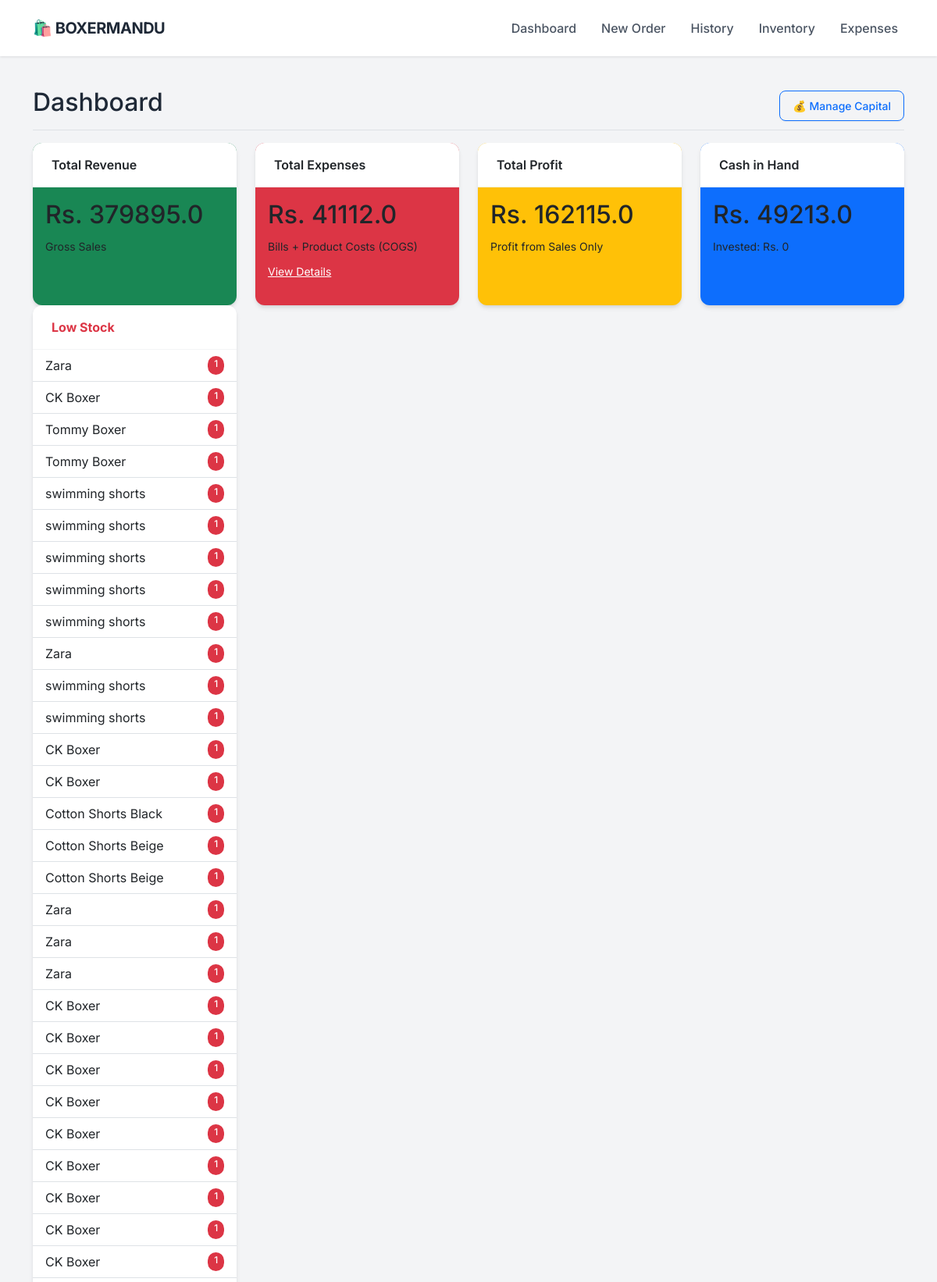
The page / (upper part) on the database its author committed.
### app.py (models this page shows)
class Product(db.Model):
    id = db.Column(db.Integer, primary_key=True)
    sku = db.Column(db.String(50), unique=True, nullable=True)
    name = db.Column(db.String(100), nullable=False)
    size = db.Column(db.String(10), nullable=False)
    cost_price = db.Column(db.Float, default=0.0)
    price = db.Column(db.Float, nullable=False)
    stock = db.Column(db.Integer, default=0)
    image = db.Column(db.String(100), nullable=True)

### app.py (the view)
@app.route('/')
def dashboard():
    total_investment = db.session.query(db.func.sum(Investment.amount)).scalar() or 0
    total_sales = db.session.query(db.func.sum(Order.total_amount)).scalar() or 0
    manual_expenses = db.session.query(db.func.sum(Expense.amount)).scalar() or 0
    current_inventory_cost = 0
    products = Product.query.all()
    for p in products:
        current_inventory_cost += (p.stock * p.cost_price)
    gross_profit = db.session.query(db.func.sum(Order.profit)).scalar() or 0
    cost_of_sold_goods = total_sales - gross_profit
    total_product_spend = current_inventory_cost + cost_of_sold_goods
    cash_in_hand = (total_investment + total_sales) - (total_product_spend + manual_expenses)
    net_profit = gross_profit # As you requested previously (Sales Profit only)
    recent_orders = Order.query.order_by(Order.date.desc()).limit(5).all()
    low_stock = Product.query.filter(Product.stock < 2, Product.stock > 0).all()
    out_of_stock = Product.query.filter(Product.stock == 0).all()
    investments = Investment.query.order_by(Investment.date.desc()).all()
    return render_template('dashboard.html',
                           sales=total_sales,
                           gross_profit=gross_profit,
                           expenses=manual_expenses,
                           net_profit=net_profit,
                           cash_in_hand=cash_in_hand, # <--- NEW DATA
                           total_investment=total_investment, # <--- NEW DATA
                           orders=recent_orders,
                           investments=investments,
                           low_stock=low_stock,
                           out_of_stock=out_of_stock)

### templates/dashboard.html (shortened to what this page needs)
{% extends "layout.html" %}
{% block content %}
<div class="d-flex justify-content-between flex-wrap flex-md-nowrap align-items-center pt-3 pb-2 mb-3 border-bottom">
    <h1 class="h2">Dashboard</h1>
    <div class="btn-toolbar mb-2 mb-md-0">
        <button type="button" class="btn btn-sm btn-outline-primary" data-bs-toggle="modal" data-bs-target="#investmentHistoryModal">
    💰 Manage Capital
</button>
    </div>
</div>
<div class="row mb-4">
    <div class="col-md-3">
        <div class="card text-dark bg-success mb-3 h-100">
            <div class="card-header">Total Revenue</div>
            <div class="card-body">
                <h2 class="card-title">Rs. {{ sales }}</h2>
                <small>Gross Sales</small>
            </div>
        </div>
    </div>
    <div class="col-md-3">
        <div class="card text-dark bg-danger mb-3 h-100">
            <div class="card-header">Total Expenses</div>
            <div class="card-body">
                <h2 class="card-title">Rs. {{ expenses }}</h2>
                <small>Bills + Product Costs (COGS)</small> <div class="mt-2">
                    <a href="/expenses" class="text-white text-decoration-underline small">View Details</a>
                </div>
            </div>
        </div>
    </div>
    <div class="col-md-3">
        <div class="card text-dark bg-warning mb-3 h-100">
            <div class="card-header">Total Profit</div>
            <div class="card-body">
                <h2 class="card-title">Rs. {{ net_profit }}</h2>
                <small>Profit from Sales Only</small>
            </div>
        </div>
    </div>
    <div class="col-md-3">
        <div class="card text-dark bg-primary mb-3 h-100">
            <div class="card-header">Cash in Hand</div>
            <div class="card-body">
                <h2 class="card-title">Rs. {{ cash_in_hand }}</h2>
                <small>Invested: Rs. {{ total_investment }}</small>
            </div>
        </div>
    </div>
    <div class="col-md-3">
        <div class="card border-danger h-100">
            <div class="card-header bg-transparent text-danger fw-bold">Low Stock</div>
            <ul class="list-group list-group-flush list-group-sm">
                {% for item in low_stock %}
                <li class="list-group-item d-flex justify-content-between">
                    <span>{{ item.name }}</span>
                    <span class="badge bg-danger rounded-pill">{{ item.stock }}</span>
                </li>
                {% endfor %}
            </ul>
        </div>
    </div>
</div>
{% endblock %}

### templates/layout.html (style rules this page uses)
:root { --primary-color: #2563eb; --bg-color: #f3f4f6; --text-dark: #1f2937; --card-shadow: 0 4px 6px -1px rgba(0, 0, 0, 0.1), 0 2px 4px -1px rgba(0, 0, 0, 0.06); }
body { font-family: 'Inter', sans-serif; background-color: var(--bg-color); color: var(--text-dark); }
.card { border: none; border-radius: 12px; box-shadow: var(--card-shadow); background: #ffffff; transition: transform 0.2s; }
.card-header { background-color: #ffffff; border-bottom: 1px solid #f3f4f6; font-weight: 600; padding: 1rem 1.5rem; border-radius: 12px 12px 0 0 !important; }
.btn { border-radius: 8px; font-weight: 500; padding: 0.5rem 1rem; box-shadow: 0 1px 2px 0 rgba(0, 0, 0, 0.05); }
.badge { padding: 0.35em 0.65em; font-weight: 500; border-radius: 6px; }

### rows shown on the page
Product: name "Zara", stock "1"
Product: name "CK Boxer", stock "1"
Product: name "Tommy Boxer", stock "1"
Product: name "Tommy Boxer", stock "1"
Product: name "swimming shorts", stock "1"
Product: name "swimming shorts", stock "1"
Product: name "swimming shorts", stock "1"
Product: name "swimming shorts", stock "1"
Product: name "swimming shorts", stock "1"
Product: name "Zara", stock "1"
Product: name "swimming shorts", stock "1"
Product: name "swimming shorts", stock "1"
Product: name "CK Boxer", stock "1"
Product: name "CK Boxer", stock "1"
Product: name "Cotton Shorts Black", stock "1"
Product: name "Cotton Shorts Beige", stock "1"
Product: name "Cotton Shorts Beige", stock "1"
Product: name "Zara", stock "1"
Product: name "Zara", stock "1"
Product: name "Zara", stock "1"
Product: name "CK Boxer", stock "1"
Product: name "CK Boxer", stock "1"
Product: name "CK Boxer", stock "1"
Product: name "CK Boxer", stock "1"
Product: name "CK Boxer", stock "1"
Product: name "CK Boxer", stock "1"
Product: name "CK Boxer", stock "1"
Product: name "CK Boxer", stock "1"
Product: name "CK Boxer", stock "1"

### other values the page prints
{{ sales }} "379895.0"
{{ expenses }} "41112.0"
{{ net_profit }} "162115.0"
{{ cash_in_hand }} "49213.0"
{{ total_investment }} "0"
